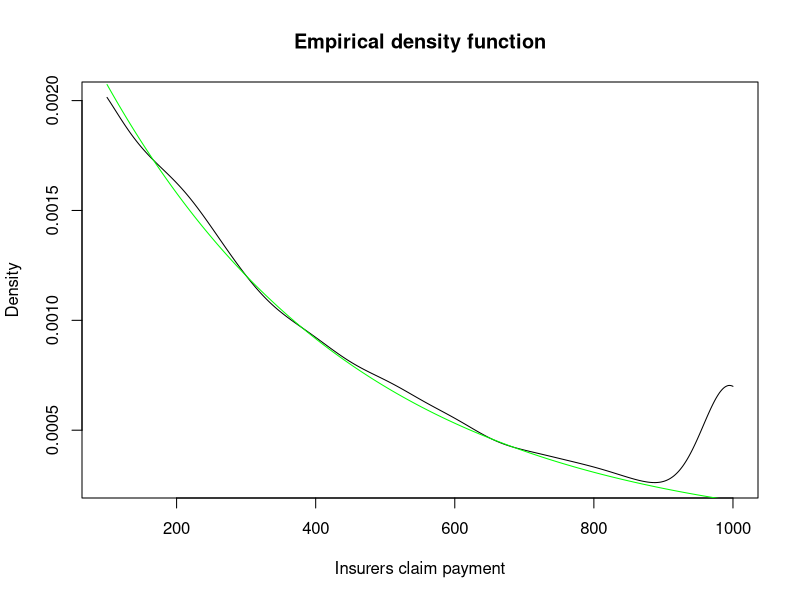

Source code (R):
#MAXIMUM LIKELIHOOD ESTIMATE
#Run the following code
set.seed(10249)
yclaims <- pmin(rexp(10000,rgamma(1,3,runif(1,580,620))),1000)

#The vector  yclaims denotes the amounts paid by an insurer for a book of general
#insurance business , net of reinsurance.
#The reinsurance is an excess of loss arrangement with retension limit M=1000
#so that the insurer pays a maximum of 1000 for any individual claim.
#Hence , many claims in yclaims are exactly equal to 1000.
#You believe that the underlying claim size random variable X(before reinsurance)
#is exponentially distrib with unknown parameter l.
#(i)Calc the MLE of l
#(ii)Plot a graph of your fitted distb against the empirical density plot of the data yclaims.
#your axis should extend from 100 to 1000 and label your graph appropriately
#(iii)Comment on the key features of the graph.

yclaims

m <- length(yclaims[yclaims==1000])
m


n <- 10000-m
n


#solving method

logL <- function(l){
  fx <- -n*log(l) + l*(sum(yclaims))
  return(fx)
}
logL(1)

nlm(logL,5)
nlm(logL,50)



#directly coding the log likelihood


y <- yclaims[yclaims<1000]

lnl <- function(l){
  f <- -sum(dexp(y,l,log=TRUE))-m*pexp(1000,l,lower=FALSE,log.p=TRUE)
  return(f)
}

lnl(1)

a <- nlm(lnl,5)
l <- a$estimate




#(ii)
#plot

plot(density(yclaims,from=100,to=1000),xlab="Insurers claim payment",main="Empirical density function")



x <- seq(100,1000,0.001)
pd <- dexp(x,l)

lines(x,pd,col="green")
#__________________________________________________________________________________________________-

#Designing a reinsurance arrangement
#X~Exp(0.005)

set.seed(100)
x <- rexp(10000,0.005)
x
max(x)
min(x)

M <- 800

z <- pmax(0,x-M)
sum(z)

zprofit <- function(premium){
  total <- sum(z)
  profit <- premium-sum(z)
  return(abs(profit))
}

zprofit(40000)


nlm(zprofit,1000)
